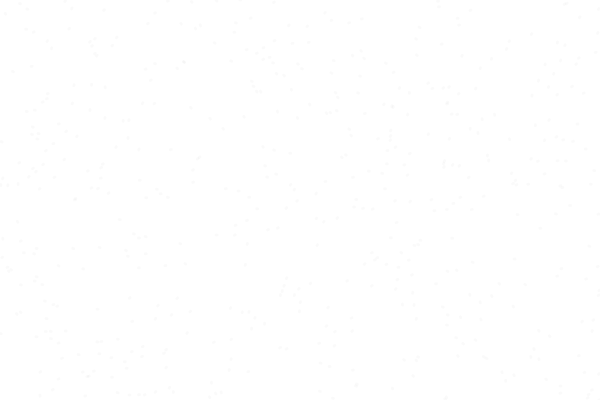
Frame 1 (no input)
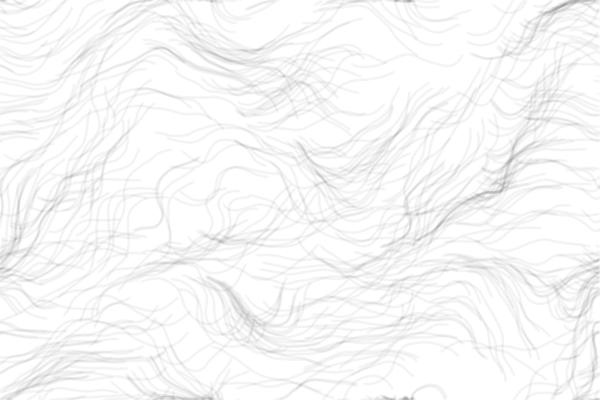
Frame 60 (no input)
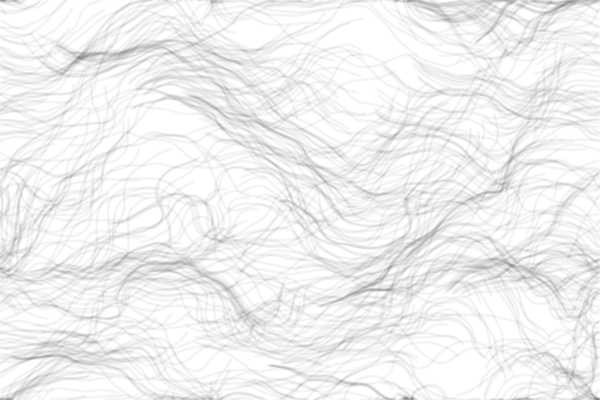
Frame 120 (the mouse pressed at the canvas centre since frame 60)

The p5.js sketch that drew these frames (run headless with seeded random() and noise() and a simulated clock; from frame 60 on, the mouse is pressed at the canvas centre):

// p5.js sketch
// ── sketch.js
// var canvasWidth = 400;
// var canvasHeight = 400;
var size = 10;
var inc = 0.1;
var scl = 10;
var cols, rows;

var zoff = 0;

var fr;

var particles = [];
var flowfield;

function setup() {
  // createCanvas(canvasWidth, canvasHeight);
  createCanvas(600, 400);
  cols = floor(width / scl);
  rows = floor(height / scl);
  fr = createP("");

  flowfield = new Array(cols * rows);

  for (var i = 0; i < 500; i++) {
    particles[i] = new Particle();
  }

  describe('A flow field "scattered" by Perlin Noise.');
  // background("white");
  background(255);
}

function draw() {
  // randomSeed(10);

  var xoff = 0;
  for (var x = 0; x < cols; x++) {
    var yoff = 0;
    for (var y = 0; y < rows; y++) {
      var index = x + y * cols;
      // 1. Moving in one direction
      var angle = noise(xoff, yoff, zoff) * TWO_PI;
      // 2. Moving in multiple directions
      // var angle = noise(xoff, yoff, zoff) * TWO_PI * 4;
      var v = p5.Vector.fromAngle(angle);
      // v.setMag() can be set to adjust how lock-stepped the particles are to the flowfield
      v.setMag(1);
      flowfield[index] = v;
      yoff += inc;
      // stroke(0, 50);
      // strokeWeight(1);
      // push();
      // translate(x * scl, y * scl);
      // rotate(v.heading());
      // line(0, 0, scl, 0);
      // pop();
    }
    xoff += inc;
    zoff += 0.0005; // can be commented so that we get a fixed flowfield
  }

  for (var i = 0; i < particles.length; i++) {
    particles[i].follow(flowfield);
    particles[i].update();
    particles[i].show();
    particles[i].edges();
  }

  fr.html(floor(frameRate()));
}

// ── particle.js
function Particle() {
  this.pos = createVector(random(width), random(height));
  this.vel = createVector(0, 0);
  //   this.vel = p5.Vector.random2D();
  this.acc = createVector(0, 0);
  this.maxspeed = 2;
  this.prevPos = this.pos.copy();

  this.update = function () {
    this.vel.add(this.acc);
    this.vel.limit(this.maxspeed);
    this.pos.add(this.vel);
    this.acc.mult(0);
  };

  this.follow = function (vectors) {
    var x = floor(this.pos.x / scl);
    var y = floor(this.pos.y / scl);
    var index = x + y * cols;
    var force = vectors[index];
    this.applyForce(force);
  };

  this.applyForce = function (force) {
    this.acc.add(force);
  };

  this.show = function () {
    stroke(0, 5);
    strokeWeight(3);
    // point(this.pos.x, this.pos.y);
    line(this.pos.x, this.pos.y, this.prevPos.x, this.prevPos.y);
    this.updatePrev();
  };

  this.updatePrev = function () {
    this.prevPos.x = this.pos.x;
    this.prevPos.y = this.pos.y;
  };

  this.edges = function () {
    if (this.pos.x > width) {
      this.pos.x = 0;
      this.updatePrev();
    }
    if (this.pos.x < 0) {
      this.pos.x = width;
      this.updatePrev();
    }
    if (this.pos.y > height) {
      this.pos.y = 0;
      this.updatePrev();
    }
    if (this.pos.y < 0) {
      this.pos.y = height;
      this.updatePrev();
    }
  };
}
